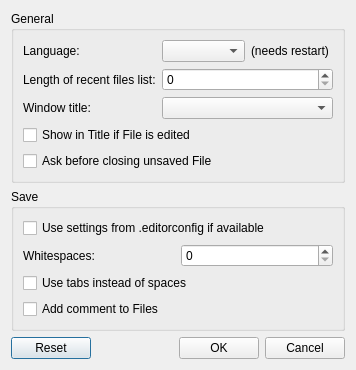
<?xml version="1.0" encoding="UTF-8"?>
<ui version="4.0">
 <class>SettingsWindow</class>
 <widget class="QDialog" name="SettingsWindow">
  <property name="geometry">
   <rect>
    <x>0</x>
    <y>0</y>
    <width>356</width>
    <height>340</height>
   </rect>
  </property>
  <property name="windowTitle">
   <string>Settings</string>
  </property>
  <layout class="QVBoxLayout" name="verticalLayout_3">
   <item>
    <widget class="QGroupBox" name="groupBox">
     <property name="title">
      <string>General</string>
     </property>
     <layout class="QVBoxLayout" name="verticalLayout">
      <item>
       <layout class="QFormLayout" name="formLayout">
        <item row="0" column="0">
         <widget class="QLabel" name="label">
          <property name="text">
           <string>Language:</string>
          </property>
         </widget>
        </item>
        <item row="0" column="1">
         <layout class="QHBoxLayout" name="horizontalLayout_4">
          <item>
           <widget class="QComboBox" name="language_box">
            <property name="maximumSize">
             <size>
              <width>200</width>
              <height>16777215</height>
             </size>
            </property>
           </widget>
          </item>
          <item>
           <widget class="QLabel" name="label_2">
            <property name="text">
             <string>(needs restart)</string>
            </property>
           </widget>
          </item>
         </layout>
        </item>
        <item row="1" column="0">
         <widget class="QLabel" name="label_3">
          <property name="text">
           <string>Length of recent files list:</string>
          </property>
         </widget>
        </item>
        <item row="1" column="1">
         <widget class="QSpinBox" name="recent_files_spin_box"/>
        </item>
        <item row="2" column="0">
         <widget class="QLabel" name="label_4">
          <property name="text">
           <string>Window title:</string>
          </property>
         </widget>
        </item>
        <item row="2" column="1">
         <widget class="QComboBox" name="window_title_box"/>
        </item>
       </layout>
      </item>
      <item>
       <widget class="QCheckBox" name="title_edited_check_box">
        <property name="text">
         <string>Show in Title if File is edited</string>
        </property>
       </widget>
      </item>
      <item>
       <widget class="QCheckBox" name="check_save_check_box">
        <property name="text">
         <string>Ask before closing unsaved File</string>
        </property>
       </widget>
      </item>
     </layout>
    </widget>
   </item>
   <item>
    <widget class="QGroupBox" name="groupBox_2">
     <property name="title">
      <string>Save</string>
     </property>
     <layout class="QVBoxLayout" name="verticalLayout_2">
      <item>
       <widget class="QCheckBox" name="use_editorconfig_check_box">
        <property name="text">
         <string>Use settings from .editorconfig if available</string>
        </property>
       </widget>
      </item>
      <item>
       <layout class="QHBoxLayout" name="horizontalLayout">
        <item>
         <widget class="QLabel" name="whitespace_label">
          <property name="text">
           <string>Whitespaces:</string>
          </property>
         </widget>
        </item>
        <item>
         <widget class="QSpinBox" name="whitespace_spin_box"/>
        </item>
       </layout>
      </item>
      <item>
       <widget class="QCheckBox" name="use_tabs_check_box">
        <property name="text">
         <string>Use tabs instead of spaces</string>
        </property>
       </widget>
      </item>
      <item>
       <widget class="QCheckBox" name="add_comment_check_box">
        <property name="text">
         <string>Add comment to Files</string>
        </property>
       </widget>
      </item>
     </layout>
    </widget>
   </item>
   <item>
    <spacer name="verticalSpacer">
     <property name="orientation">
      <enum>Qt::Vertical</enum>
     </property>
     <property name="sizeHint" stdset="0">
      <size>
       <width>20</width>
       <height>40</height>
      </size>
     </property>
    </spacer>
   </item>
   <item>
    <layout class="QHBoxLayout" name="horizontalLayout_2">
     <item>
      <widget class="QPushButton" name="reset_button">
       <property name="text">
        <string>Reset</string>
       </property>
      </widget>
     </item>
     <item>
      <spacer name="horizontalSpacer">
       <property name="orientation">
        <enum>Qt::Horizontal</enum>
       </property>
       <property name="sizeHint" stdset="0">
        <size>
         <width>40</width>
         <height>20</height>
        </size>
       </property>
      </spacer>
     </item>
     <item>
      <widget class="QPushButton" name="ok_button">
       <property name="text">
        <string>OK</string>
       </property>
      </widget>
     </item>
     <item>
      <widget class="QPushButton" name="cancel_button">
       <property name="text">
        <string>Cancel</string>
       </property>
      </widget>
     </item>
    </layout>
   </item>
  </layout>
 </widget>
 <resources/>
 <connections/>
</ui>
